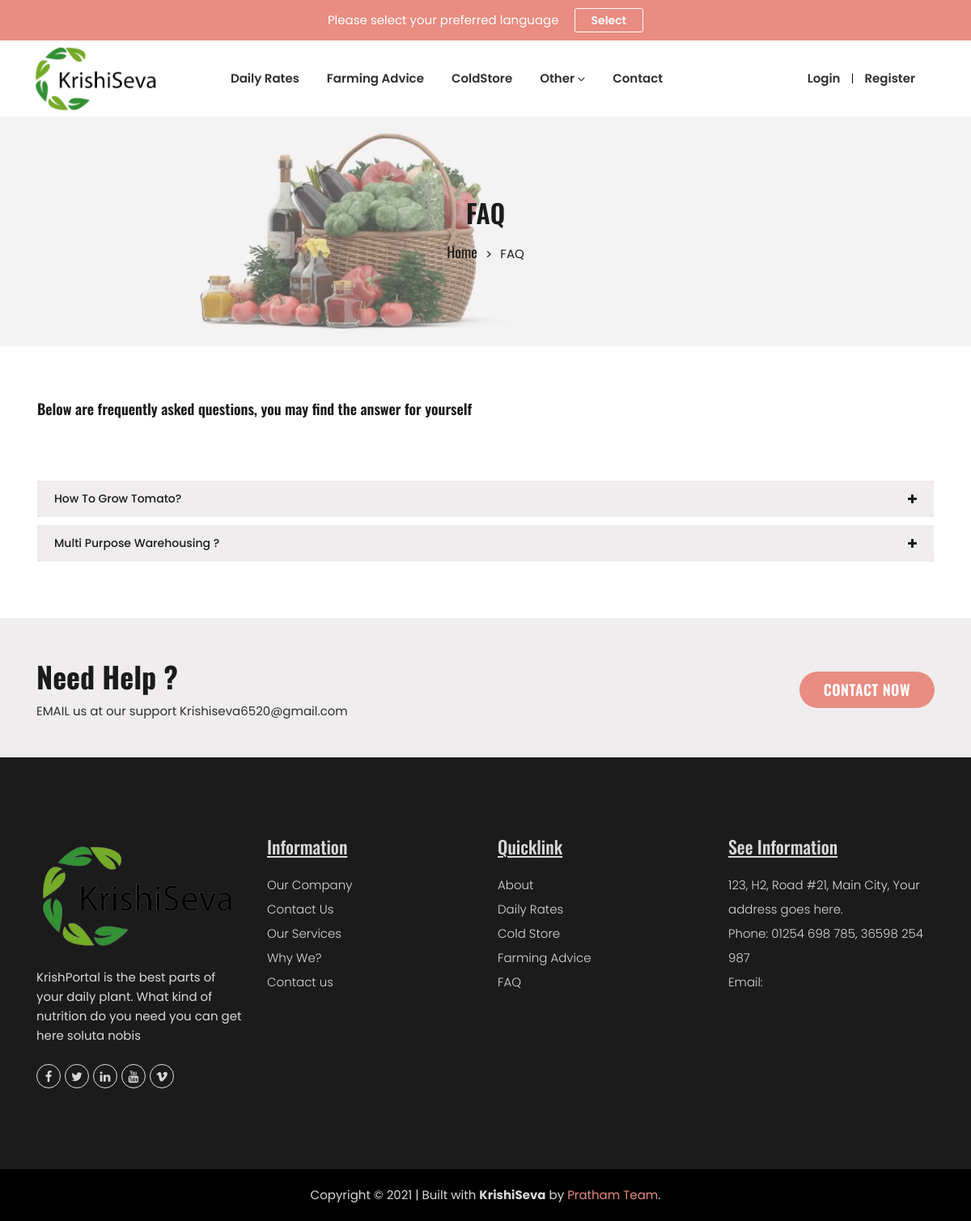
The app's page /faq.php with its own data.
### tables this page shows
CREATE TABLE IF NOT EXISTS `tbl_faq` (
  `qId` int(11) NOT NULL AUTO_INCREMENT,
  `qText` varchar(300) NOT NULL,
  `qAnswer` varchar(750) NOT NULL,
  `plantId` int(2) DEFAULT NULL,
  PRIMARY KEY (`qId`),
  KEY `plantId` (`plantId`)
);

### include/function.php (called while the page is built, shortened)
<?php
class DB_con
{
 function __construct()
 {
 $con = mysqli_connect(DB_SERVER , DB_USER, DB_PASSWORD, DB_DATABASE);
 $this->db=$con;
 }
  public function select($table_name,$id="")
      {
           $array = array();
           $query = "SELECT * FROM ".$table_name."";
           $result = mysqli_query($this->db, $query);
           while($row = mysqli_fetch_assoc($result))
           {
                $array[] = $row;
           }
           return $array;
      }
}
?>

### faq.php (the view, shortened to what this page needs)
<?php
include_once("include/function.php");
$fetchdata=new DB_con();
?>
<!doctype html>
<html class="no-js" lang="en">
<head>
    <link rel="stylesheet" href="assets/css/vendor/bootstrap.min.css">
    <link rel="stylesheet" href="assets/css/vendor/font.awesome.min.css">
    <link rel="stylesheet" href="assets/css/vendor/ionicons.min.css">
    <link rel="stylesheet" href="assets/css/plugins/slick.min.css">
    <link rel="stylesheet" href="assets/css/plugins/animate.min.css">
    <link rel="stylesheet" href="assets/css/plugins/jquery-ui.min.css">
    <link rel="stylesheet" href="assets/css/plugins/nice-select.min.css">
    <link rel="stylesheet" href="assets/css/plugins/magnific-popup.css">
    <link rel="stylesheet" href="assets/css/style.css">
</head>
<body>
    <div class="contact-wrapper">
        <?php include 'include/header.php'; ?>
        <div class="breadcrumbs-area position-relative">
            <div class="container">
                <div class="row">
                    <div class="col-12 text-center">
                        <div class="breadcrumb-content position-relative section-content">
                            <h3 class="title-3">FAQ</h3>
                            <ul>
                                <li><a href="index.php">Home</a></li>
                                <li>FAQ</li>
                            </ul>
                        </div>
                    </div>
                </div>
            </div>
        </div>
        <div class="faq_content_area">
            <div class="container">
                <div class="row">
                    <div class="col-12">
                        <div class="faq_content_wrapper">
                            <h4>Below are frequently asked questions, you may find the answer for yourself</h4>
                        </div>
                    </div>
                </div>
            </div>
        </div>
        <div class="accordion_area">
            <div class="container">
                <div class="row">
                    <div class="col-12">
                        <div id="accordion" class="card__accordion">
                           <?php $sqlp=$fetchdata->select("tbl_faq");
                                foreach($sqlp as $row){
                                ?>
								<div class="card card_dipult">
                                <div class="card-header card_accor" id="heading<?php echo $row["qId"]; ?>">
                                    <button class="btn btn-link collapsed" data-toggle="collapse" data-target="#collapse<?php echo $row["qId"]; ?>" aria-expanded="false" aria-controls="collapseTwo">
                                        <?php echo ucwords($row["qText"]); ?>
                                        <i class="fa fa-plus"></i>
                                    </button>
                                </div>
                            </div>
								<?php } ?>
                            </div>
                        </div>
                    </div>
                </div>
            </div>
        </div>
         <?php include 'include/footer.php'; ?>
</body>
</html>

### include/header.php (style rules this page uses)
body { top: 0px !important; }

### records on screen
tbl_faq: qText "How To Grow Tomato?"
tbl_faq: qText "Multi Purpose Warehousing ?"

### other values on screen
$project "KrishiSeva"
